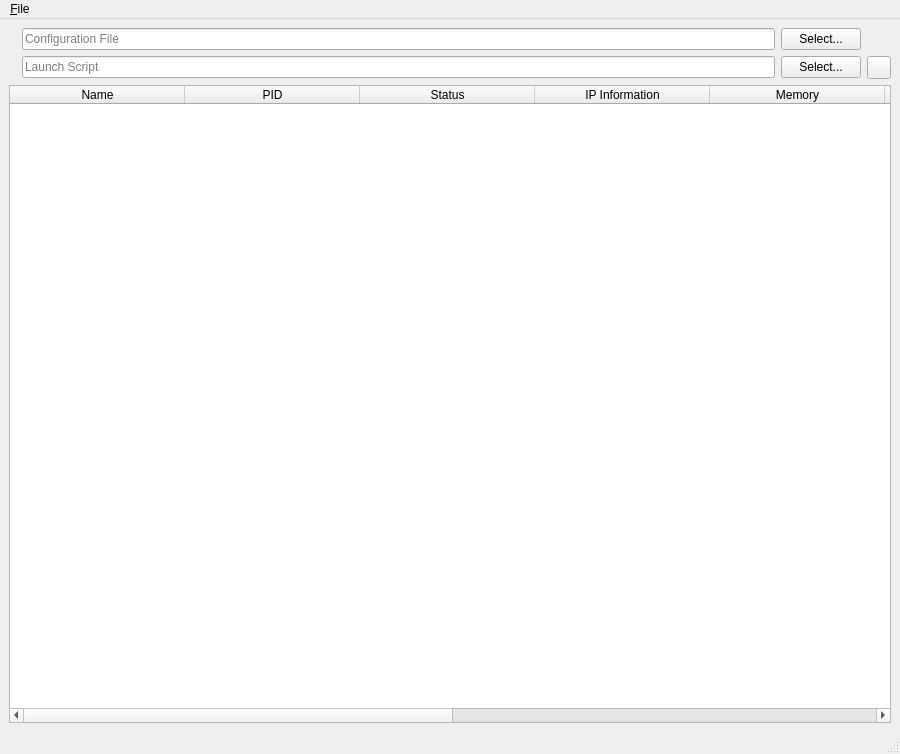
<?xml version="1.0" encoding="UTF-8"?>
<ui version="4.0">
 <class>spot_on_lite_monitor</class>
 <widget class="QMainWindow" name="spot_on_lite_monitor">
  <property name="geometry">
   <rect>
    <x>0</x>
    <y>0</y>
    <width>900</width>
    <height>754</height>
   </rect>
  </property>
  <property name="windowTitle">
   <string>Spot-On-Lite Monitor</string>
  </property>
  <property name="windowIcon">
   <iconset resource="../Icons/icons.qrc">
    <normaloff>:/monitor.png</normaloff>:/monitor.png</iconset>
  </property>
  <widget class="QWidget" name="centralwidget">
   <layout class="QVBoxLayout" name="verticalLayout">
    <item>
     <layout class="QHBoxLayout" name="horizontalLayout">
      <item>
       <widget class="QLabel" name="label">
        <property name="maximumSize">
         <size>
          <width>128</width>
          <height>128</height>
         </size>
        </property>
        <property name="text">
         <string/>
        </property>
        <property name="pixmap">
         <pixmap resource="../Icons/icons.qrc">:/monitor.png</pixmap>
        </property>
        <property name="scaledContents">
         <bool>true</bool>
        </property>
       </widget>
      </item>
      <item>
       <layout class="QGridLayout" name="gridLayout">
        <item row="0" column="0">
         <widget class="QLineEdit" name="configuration_file">
          <property name="placeholderText">
           <string>Configuration File</string>
          </property>
         </widget>
        </item>
        <item row="0" column="1">
         <widget class="QPushButton" name="configuration_file_select">
          <property name="text">
           <string>Select...</string>
          </property>
         </widget>
        </item>
        <item row="1" column="2">
         <widget class="QToolButton" name="off_on">
          <property name="toolTip">
           <string>Activate / Deactivate Daemon</string>
          </property>
          <property name="text">
           <string/>
          </property>
          <property name="checkable">
           <bool>true</bool>
          </property>
          <property name="checked">
           <bool>false</bool>
          </property>
         </widget>
        </item>
        <item row="1" column="0">
         <widget class="QLineEdit" name="launch_script">
          <property name="placeholderText">
           <string>Launch Script</string>
          </property>
         </widget>
        </item>
        <item row="1" column="1">
         <widget class="QPushButton" name="launch_script_location">
          <property name="text">
           <string>Select...</string>
          </property>
         </widget>
        </item>
       </layout>
      </item>
     </layout>
    </item>
    <item>
     <widget class="spot_on_lite_monitor_table" name="processes">
      <property name="alternatingRowColors">
       <bool>true</bool>
      </property>
      <property name="selectionMode">
       <enum>QAbstractItemView::SingleSelection</enum>
      </property>
      <property name="selectionBehavior">
       <enum>QAbstractItemView::SelectRows</enum>
      </property>
      <property name="horizontalScrollMode">
       <enum>QAbstractItemView::ScrollPerPixel</enum>
      </property>
      <property name="sortingEnabled">
       <bool>true</bool>
      </property>
      <attribute name="horizontalHeaderMinimumSectionSize">
       <number>55</number>
      </attribute>
      <attribute name="horizontalHeaderDefaultSectionSize">
       <number>175</number>
      </attribute>
      <attribute name="horizontalHeaderShowSortIndicator" stdset="0">
       <bool>true</bool>
      </attribute>
      <attribute name="horizontalHeaderStretchLastSection">
       <bool>true</bool>
      </attribute>
      <column>
       <property name="text">
        <string>Name</string>
       </property>
      </column>
      <column>
       <property name="text">
        <string>PID</string>
       </property>
      </column>
      <column>
       <property name="text">
        <string>Status</string>
       </property>
      </column>
      <column>
       <property name="text">
        <string>IP Information</string>
       </property>
      </column>
      <column>
       <property name="text">
        <string>Memory</string>
       </property>
      </column>
      <column>
       <property name="text">
        <string>Bytes Accumulated</string>
       </property>
      </column>
      <column>
       <property name="text">
        <string>Bytes Read</string>
       </property>
      </column>
      <column>
       <property name="text">
        <string>Bytes Written</string>
       </property>
      </column>
      <column>
       <property name="text">
        <string>Type</string>
       </property>
      </column>
      <column>
       <property name="text">
        <string>Arguments</string>
       </property>
      </column>
     </widget>
    </item>
   </layout>
  </widget>
  <widget class="QMenuBar" name="menubar">
   <property name="geometry">
    <rect>
     <x>0</x>
     <y>0</y>
     <width>900</width>
     <height>30</height>
    </rect>
   </property>
   <widget class="QMenu" name="menu_File">
    <property name="title">
     <string>&amp;File</string>
    </property>
    <addaction name="action_Quit"/>
   </widget>
   <addaction name="menu_File"/>
  </widget>
  <widget class="QStatusBar" name="statusbar"/>
  <action name="action_Quit">
   <property name="text">
    <string>&amp;Quit</string>
   </property>
   <property name="shortcut">
    <string>Ctrl+Q</string>
   </property>
  </action>
  <action name="action_Update_Rate">
   <property name="text">
    <string>&amp;Update Rate...</string>
   </property>
  </action>
 </widget>
 <customwidgets>
  <customwidget>
   <class>spot_on_lite_monitor_table</class>
   <extends>QTableWidget</extends>
   <header>spot-on-lite-monitor.h</header>
  </customwidget>
 </customwidgets>
 <tabstops>
  <tabstop>configuration_file</tabstop>
  <tabstop>configuration_file_select</tabstop>
  <tabstop>launch_script</tabstop>
  <tabstop>launch_script_location</tabstop>
  <tabstop>off_on</tabstop>
  <tabstop>processes</tabstop>
 </tabstops>
 <resources>
  <include location="../Icons/icons.qrc"/>
 </resources>
 <connections/>
</ui>
